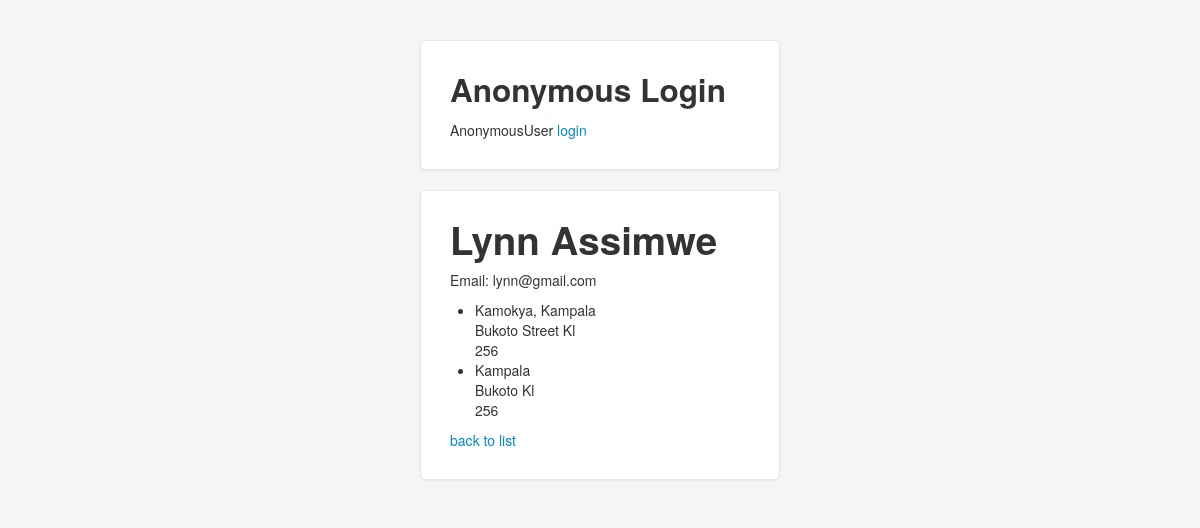
Page /2/ on the committed database.
### contacts/models.py (models this page shows, shortened)
class Contact(models.Model):
    first_name = models.CharField(
        max_length=255,
    )
    last_name = models.CharField(
        max_length=255,
    )
    email = models.EmailField()
    owner = models.ForeignKey(User)
    def __str__(self):
        return ' '.join([
            self.first_name,
            self.last_name,
        ])

class Address(models.Model):
    contact = models.ForeignKey(Contact)
    address_type = models.CharField(
        max_length=10,
    )
    address = models.CharField(
        max_length=255,
    )
    city = models.CharField(
        max_length=255,
    )
    state = models.CharField(
        max_length=2,
    )
    postal_code = models.CharField(
        max_length=20,
    )
    class Meta:
        unique_together = ('contact', 'address_type',)

### contacts/views.py (the view)
# urls.py: url(r'^(?P<pk>\d+)/$', contacts.views.ContactView.as_view(),
class ContactView(DetailView): # view for details for our contacts, this will show the details of the contacts
    model = Contact
    template_name = 'contact.html'

### contacts/templates/contact.html
{% extends "base.html" %}
{% block content %}
<div class="container">
	<form class="form-signin" >
		<h1>{{ contact }}</h1>
		<p>Email: {{ contact.email }}</p>
		<ul>
				{% for address in contact.address_set.all %}
   			<li>{{ address.address }}<br/>
       			{{ address.city }} {{ address.state }}<br/>
       			{{ address.postal_code }}
   			</li>
				{% endfor %}
		</ul>
		<a href="{% url "contacts-list" %}">back to list</a>
	</form>
</div>
{% endblock %}

### contacts/templates/base.html (style rules this page uses)
body { padding-top: 40px; padding-bottom: 40px; background-color: #f5f5f5; }
.form-signin { max-width: 300px; padding: 19px 29px 29px; margin: 0 auto 20px; background-color: #fff; border: 1px solid #e5e5e5; -webkit-border-radius: 5px; -moz-border-radius: 5px; border-radius: 5px; -webkit-box-shadow: 0 1px 2px rgba(0,0,0,.05); -moz-box-shadow: 0 1px 2px rgba(0,0,0,.05); box-shadow: 0 1px 2px rgba(0,0,0,.05); }

### rows in the picture
Contact: first_name+last_name "Lynn Assimwe", email "lynn@gmail.com"
Address: address "Kamokya, Kampala", city "Bukoto Street", state "Kl", postal_code "256"
Address: address "Kampala", city "Bukoto", state "Kl", postal_code "256"

### other values in the picture
{{ user }} "AnonymousUser"
